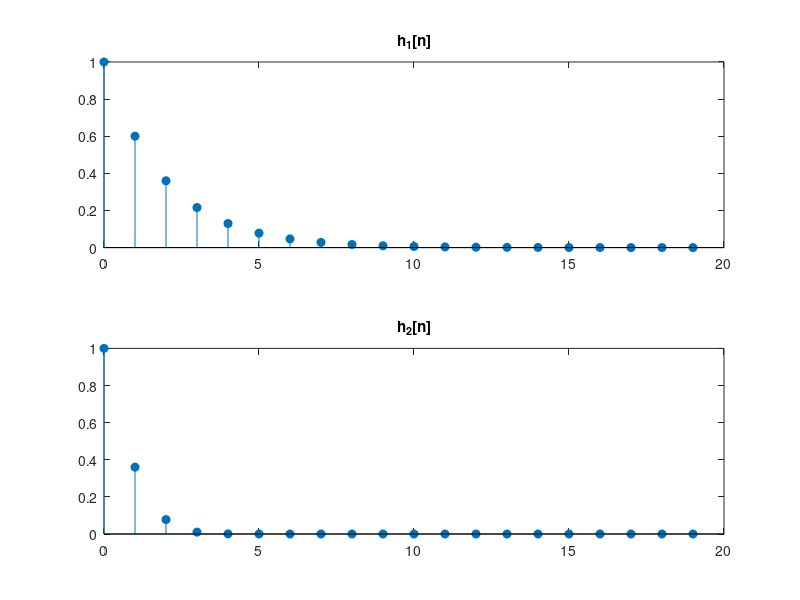

Here is the MATLAB script that generated this plot:
clear;clc;
n=0:19;
delta1=[1 zeros(1,19)];
a1=[1 -3/5];
b1=[1];
h1=filter(b1,a1,delta1);
subplot(2,1,1);stem(n,h1,'fill');title('h_1[n]');
%%
h2=[1];
for i=1:19;
    h2=[h2 (3/5)^(i+1)*h2(i)+delta1(i+1)];
end
subplot(2,1,2);stem(n,h2,'fill');title('h_2[n]');